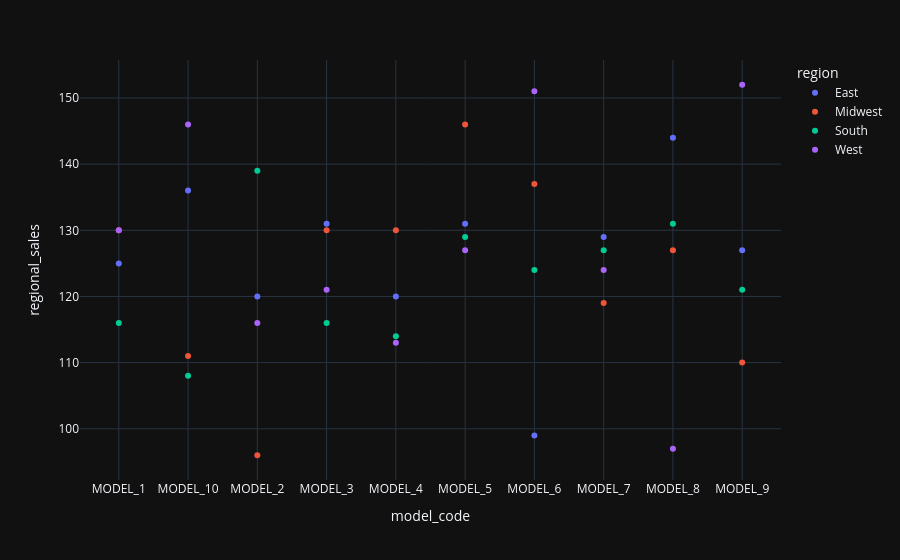

The notebook cell saved with this chart:
### Code cell
px.scatter(
    actual_sale_count_by_region,
    x='model_code',
    y='regional_sales',
    color='region',
)

### Figure 1 — Plotly figure (JSON) as saved in the notebook; plotly's stock layout.template omitted (floating-point values rounded to 4 significant figures)
{"data": [{"hovertemplate": "region=East<br>model_code=%{x}<br>regional_sales=%{y}<extra></extra>", "legendgroup": "East", "marker": {"color": "#636efa", "symbol": "circle"}, "mode": "markers", "name": "East", "orientation": "v", "showlegend": true, "x": ["MODEL_1", "MODEL_10", "MODEL_2", "MODEL_3", "MODEL_4", "MODEL_5", "MODEL_6", "MODEL_7", "MODEL_8", "MODEL_9"], "xaxis": "x", "y": [125, 136, 120, 131, 120, 131, 99, 129, 144, 127], "yaxis": "y", "type": "scatter"}, {"hovertemplate": "region=Midwest<br>model_code=%{x}<br>regional_sales=%{y}<extra></extra>", "legendgroup": "Midwest", "marker": {"color": "#EF553B", "symbol": "circle"}, "mode": "markers", "name": "Midwest", "orientation": "v", "showlegend": true, "x": ["MODEL_1", "MODEL_10", "MODEL_2", "MODEL_3", "MODEL_4", "MODEL_5", "MODEL_6", "MODEL_7", "MODEL_8", "MODEL_9"], "xaxis": "x", "y": [130, 111, 96, 130, 130, 146, 137, 119, 127, 110], "yaxis": "y", "type": "scatter"}, {"hovertemplate": "region=South<br>model_code=%{x}<br>regional_sales=%{y}<extra></extra>", "legendgroup": "South", "marker": {"color": "#00cc96", "symbol": "circle"}, "mode": "markers", "name": "South", "orientation": "v", "showlegend": true, "x": ["MODEL_1", "MODEL_10", "MODEL_2", "MODEL_3", "MODEL_4", "MODEL_5", "MODEL_6", "MODEL_7", "MODEL_8", "MODEL_9"], "xaxis": "x", "y": [116, 108, 139, 116, 114, 129, 124, 127, 131, 121], "yaxis": "y", "type": "scatter"}, {"hovertemplate": "region=West<br>model_code=%{x}<br>regional_sales=%{y}<extra></extra>", "legendgroup": "West", "marker": {"color": "#ab63fa", "symbol": "circle"}, "mode": "markers", "name": "West", "orientation": "v", "showlegend": true, "x": ["MODEL_1", "MODEL_10", "MODEL_2", "MODEL_3", "MODEL_4", "MODEL_5", "MODEL_6", "MODEL_7", "MODEL_8", "MODEL_9"], "xaxis": "x", "y": [130, 146, 116, 121, 113, 127, 151, 124, 97, 152], "yaxis": "y", "type": "scatter"}], "layout": {"xaxis": {"anchor": "y", "domain": [0.0, 1.0], "title": {"text": "model_code"}}, "yaxis": {"anchor": "x", "domain": [0.0, 1.0], "title": {"text": "regional_sales"}}, "legend": {"title": {"text": "region"}, "tracegroupgap": 0}, "margin": {"t": 60}}}
